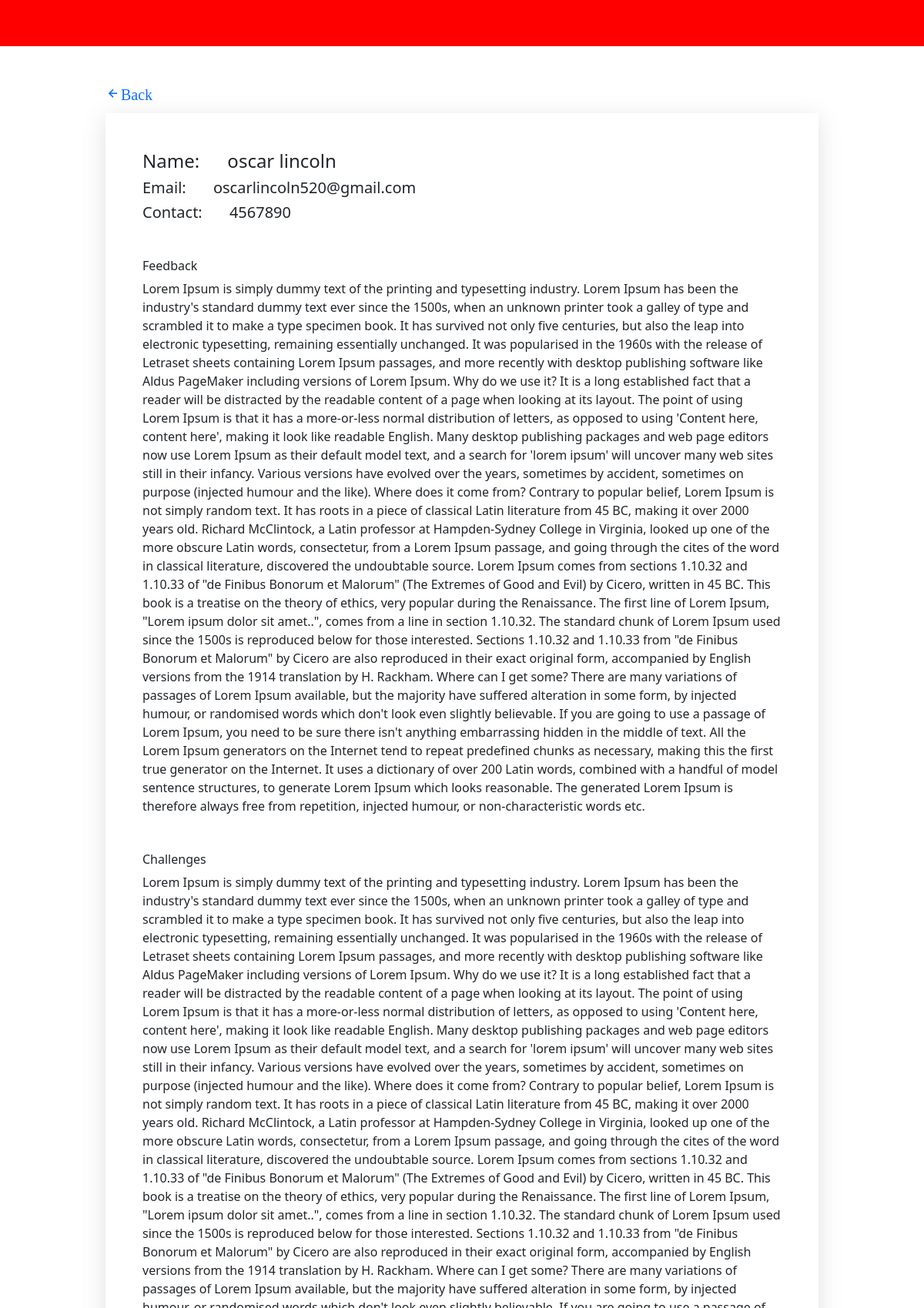
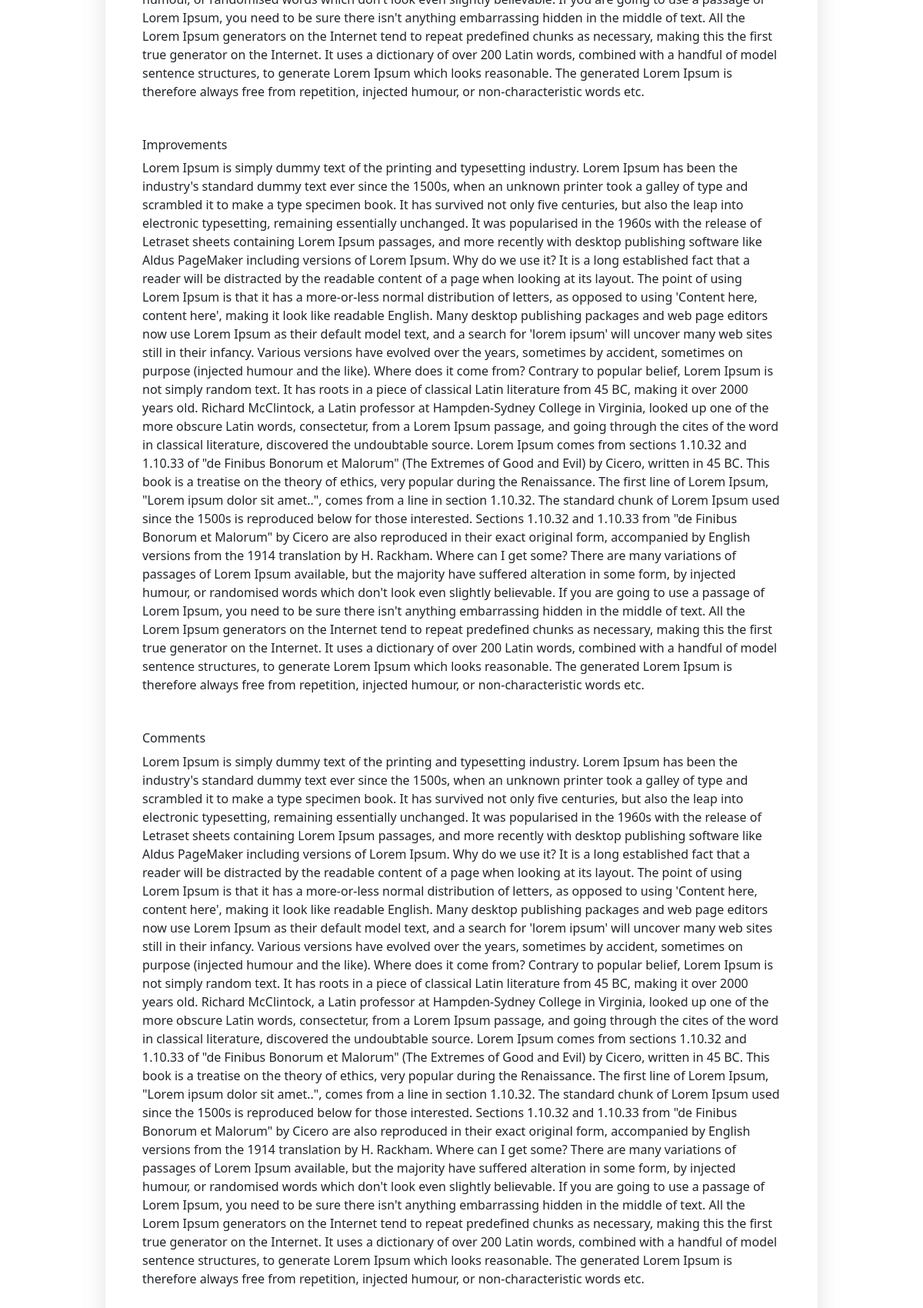
Screenshot of /view/1 with the database file from the repository (2 pictures, top to bottom).
### core/models.py (models this page shows, shortened)
class Survey(models.Model):
    name=models.CharField(max_length=100)
    email = models.CharField(max_length=100)
    contact = models.CharField(max_length=100)
    feedback = models.TextField()
    challenges = models.TextField()
    improvements = models.TextField()
    comments = models.TextField()

### core/views.py (the view)
# urls.py: path('view/<int:id>', views.view_item,name='view'),
def view_item(request,id):
    item = get_object_or_404(Survey, pk=id)  # Retrieve the item by its ID or return a 404 response if not found
    return render(request, 'view.html', {'item': item})

### template/view.html (shortened to what this page needs)
<!DOCTYPE html>
<html lang="en">
<head>
    <link href="https://cdn.jsdelivr.net/npm/bootstrap@5.0.2/dist/css/bootstrap.min.css" rel="stylesheet">
        <link href='https://unpkg.com/boxicons@2.1.4/css/boxicons.min.css' rel='stylesheet'>
</head>
<body>
    <nav style="background-color: red;height: 60px;"></nav>
    <div class="container mt-5">
        <div class="row">
            <div class="col-md-1"></div>
            <div class="col-md-10">
                <a href="{% url 'admin-dashboard' %}" style="font-size: 20px;"><i class='bx bx-left-arrow-alt mb-3'>Back</i></a>
                <div class="section p-5" style="box-shadow: rgba(100, 100, 111, 0.2) 0px 7px 29px 0px;">
                <h4>Name: <span style="font-weight: lighter;padding-left: 30px;">{{item.name}}</span></h4>
                <h5>Email: <span style="font-weight: lighter;padding-left: 30px;">{{item.email}}</span></h5>
                <h5>Contact: <span style="font-weight: lighter;padding-left: 30px;">{{item.contact}}</span></h5>
                <h6 class="mt-5">Feedback</h6>
                <p>{{item.feedback}}</p>
                <h6 class="mt-5">Challenges</h6>
                <p>{{item.challenges}}</p>
                <h6 class="mt-5">Improvements</h6>
                <p>{{item.improvements}}</p>
                <h6 class="mt-5">Comments</h6>
                <p>{{item.comments}}</p>
            </div>
        </div>
            <div class="col-md-1"></div>
        </div>
    </div>
</body>
</html>

### rows the page displays
Survey: name "oscar lincoln", email "oscarlincoln520@gmail.com", contact "4567890", feedback "Lorem Ipsum is simply dummy text of the printing and typesetting industry. Lorem Ipsum has been the industry's standard dummy text ever since the 1500s, when an unknown printer took a galley of type and scrambled it to make a type specimen book. It has survived not only five centuries, but also the leap into electronic typesetting, remaining essentially unchanged. It was popularised in the 1960s with the release of Letraset sheets containing Lorem Ipsum passages, and more recently with desktop publishing software like Aldus PageMaker including versions of Lorem Ipsum. Why do we use it? It is a long established fact that a reader will be distracted by the readable content of a page when…", challenges "Lorem Ipsum is simply dummy text of the printing and typesetting industry. Lorem Ipsum has been the industry's standard dummy text ever since the 1500s, when an unknown printer took a galley of type and scrambled it to make a type specimen book. It has survived not only five centuries, but also the leap into electronic typesetting, remaining essentially unchanged. It was popularised in the 1960s with the release of Letraset sheets containing Lorem Ipsum passages, and more recently with desktop publishing software like Aldus PageMaker including versions of Lorem Ipsum. Why do we use it? It is a long established fact that a reader will be distracted by the readable content of a page when…", improvements "Lorem Ipsum is simply dummy text of the printing and typesetting industry. Lorem Ipsum has been the industry's standard dummy text ever since the 1500s, when an unknown printer took a galley of type and scrambled it to make a type specimen book. It has survived not only five centuries, but also the leap into electronic typesetting, remaining essentially unchanged. It was popularised in the 1960s with the release of Letraset sheets containing Lorem Ipsum passages, and more recently with desktop publishing software like Aldus PageMaker including versions of Lorem Ipsum. Why do we use it? It is a long established fact that a reader will be distracted by the readable content of a page when…", comments "Lorem Ipsum is simply dummy text of the printing and typesetting industry. Lorem Ipsum has been the industry's standard dummy text ever since the 1500s, when an unknown printer took a galley of type and scrambled it to make a type specimen book. It has survived not only five centuries, but also the leap into electronic typesetting, remaining essentially unchanged. It was popularised in the 1960s with the release of Letraset sheets containing Lorem Ipsum passages, and more recently with desktop publishing software like Aldus PageMaker including versions of Lorem Ipsum. Why do we use it? It is a long established fact that a reader will be distracted by the readable content of a page when…"
